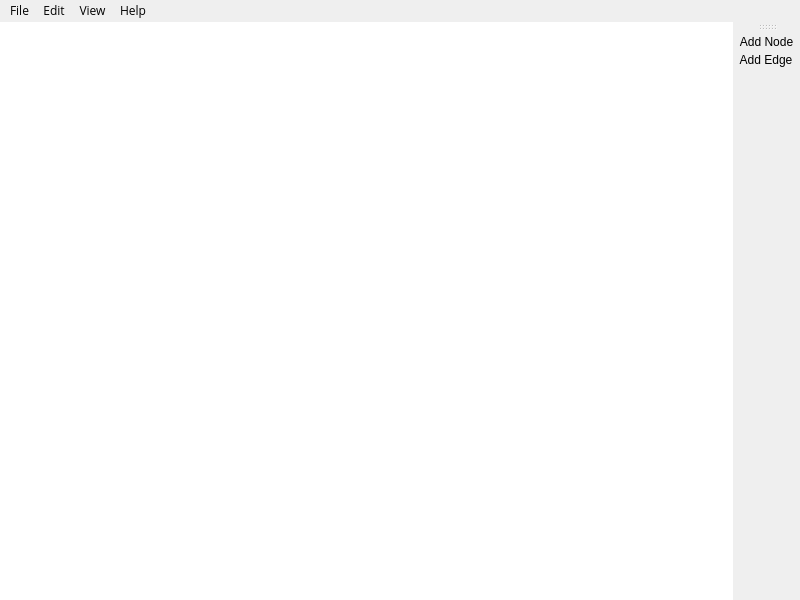
<?xml version="1.0" encoding="UTF-8"?>
<ui version="4.0">
 <class>MainWindow</class>
 <widget class="QMainWindow" name="MainWindow">
  <property name="geometry">
   <rect>
    <x>0</x>
    <y>0</y>
    <width>800</width>
    <height>600</height>
   </rect>
  </property>
  <property name="minimumSize">
   <size>
    <width>400</width>
    <height>400</height>
   </size>
  </property>
  <property name="font">
   <font>
    <family>Open Sans</family>
   </font>
  </property>
  <property name="windowTitle">
   <string>Graph-Drawer v0.01</string>
  </property>
  <property name="autoFillBackground">
   <bool>false</bool>
  </property>
  <property name="styleSheet">
   <string notr="true"/>
  </property>
  <widget class="QWidget" name="centralwidget">
   <property name="contextMenuPolicy">
    <enum>Qt::NoContextMenu</enum>
   </property>
   <layout class="QGridLayout" name="gridLayout">
    <property name="leftMargin">
     <number>0</number>
    </property>
    <property name="topMargin">
     <number>0</number>
    </property>
    <property name="rightMargin">
     <number>0</number>
    </property>
    <property name="bottomMargin">
     <number>0</number>
    </property>
    <property name="spacing">
     <number>0</number>
    </property>
    <item row="0" column="0">
     <widget class="RenderArea" name="render_area" native="true">
      <property name="sizePolicy">
       <sizepolicy hsizetype="Expanding" vsizetype="Expanding">
        <horstretch>0</horstretch>
        <verstretch>0</verstretch>
       </sizepolicy>
      </property>
      <layout class="QGridLayout" name="gridLayout_2">
       <property name="leftMargin">
        <number>0</number>
       </property>
       <property name="topMargin">
        <number>0</number>
       </property>
       <property name="rightMargin">
        <number>0</number>
       </property>
       <property name="bottomMargin">
        <number>0</number>
       </property>
       <property name="spacing">
        <number>0</number>
       </property>
       <item row="0" column="0">
        <widget class="MyGraphicsView" name="graphicsView">
         <property name="frameShape">
          <enum>QFrame::NoFrame</enum>
         </property>
        </widget>
       </item>
      </layout>
     </widget>
    </item>
   </layout>
  </widget>
  <widget class="QMenuBar" name="menuBar">
   <property name="geometry">
    <rect>
     <x>0</x>
     <y>0</y>
     <width>800</width>
     <height>21</height>
    </rect>
   </property>
   <property name="contextMenuPolicy">
    <enum>Qt::PreventContextMenu</enum>
   </property>
   <property name="styleSheet">
    <string notr="true">border: none;</string>
   </property>
   <property name="nativeMenuBar">
    <bool>true</bool>
   </property>
   <widget class="QMenu" name="menuFile">
    <property name="autoFillBackground">
     <bool>false</bool>
    </property>
    <property name="styleSheet">
     <string notr="true"/>
    </property>
    <property name="title">
     <string>File</string>
    </property>
    <addaction name="actionNew"/>
    <addaction name="actionOpen"/>
    <addaction name="separator"/>
    <addaction name="actionSave"/>
    <addaction name="actionSave_as"/>
    <addaction name="separator"/>
    <addaction name="actionProperties"/>
    <addaction name="separator"/>
    <addaction name="actionPrint"/>
    <addaction name="separator"/>
    <addaction name="actionExit"/>
   </widget>
   <widget class="QMenu" name="menuHelp">
    <property name="title">
     <string>Help</string>
    </property>
    <addaction name="actionAbout"/>
   </widget>
   <widget class="QMenu" name="menuEdit">
    <property name="title">
     <string>Edit</string>
    </property>
    <addaction name="actionUndo"/>
    <addaction name="actionRedo"/>
   </widget>
   <widget class="QMenu" name="menuView">
    <property name="title">
     <string>View</string>
    </property>
    <addaction name="actionShowToolbar"/>
   </widget>
   <addaction name="menuFile"/>
   <addaction name="menuEdit"/>
   <addaction name="menuView"/>
   <addaction name="menuHelp"/>
  </widget>
  <widget class="QToolBar" name="toolBar">
   <property name="minimumSize">
    <size>
     <width>0</width>
     <height>0</height>
    </size>
   </property>
   <property name="font">
    <font>
     <pointsize>12</pointsize>
    </font>
   </property>
   <property name="mouseTracking">
    <bool>false</bool>
   </property>
   <property name="contextMenuPolicy">
    <enum>Qt::PreventContextMenu</enum>
   </property>
   <property name="windowTitle">
    <string>toolBar</string>
   </property>
   <property name="styleSheet">
    <string notr="true">border: none;</string>
   </property>
   <attribute name="toolBarArea">
    <enum>RightToolBarArea</enum>
   </attribute>
   <attribute name="toolBarBreak">
    <bool>false</bool>
   </attribute>
   <addaction name="actionAdd_Node"/>
   <addaction name="actionAdd_Edge"/>
  </widget>
  <action name="actionAdd_Node">
   <property name="text">
    <string>Add Node</string>
   </property>
  </action>
  <action name="actionAdd_Edge">
   <property name="text">
    <string>Add Edge</string>
   </property>
  </action>
  <action name="actionNew">
   <property name="text">
    <string>New</string>
   </property>
  </action>
  <action name="actionOpen">
   <property name="text">
    <string>Open...</string>
   </property>
  </action>
  <action name="actionSave">
   <property name="text">
    <string>Save</string>
   </property>
  </action>
  <action name="actionSave_as">
   <property name="text">
    <string>Save as...</string>
   </property>
  </action>
  <action name="actionPrint">
   <property name="text">
    <string>Print</string>
   </property>
   <property name="font">
    <font/>
   </property>
  </action>
  <action name="actionExit">
   <property name="text">
    <string>Exit</string>
   </property>
  </action>
  <action name="actionProperties">
   <property name="text">
    <string>Properties</string>
   </property>
  </action>
  <action name="actionAbout">
   <property name="text">
    <string>About</string>
   </property>
  </action>
  <action name="actionAdd_Node_Context_menu">
   <property name="text">
    <string>Add Node</string>
   </property>
  </action>
  <action name="actionUndo">
   <property name="text">
    <string>Undo</string>
   </property>
  </action>
  <action name="actionRedo">
   <property name="text">
    <string>Redo</string>
   </property>
  </action>
  <action name="actionShowToolbar">
   <property name="checkable">
    <bool>true</bool>
   </property>
   <property name="checked">
    <bool>true</bool>
   </property>
   <property name="text">
    <string>Toolbar</string>
   </property>
  </action>
 </widget>
 <customwidgets>
  <customwidget>
   <class>RenderArea</class>
   <extends>QWidget</extends>
   <header>renderarea.h</header>
   <container>1</container>
  </customwidget>
  <customwidget>
   <class>MyGraphicsView</class>
   <extends>QGraphicsView</extends>
   <header>mygraphicsview.h</header>
  </customwidget>
 </customwidgets>
 <resources/>
 <connections/>
</ui>
